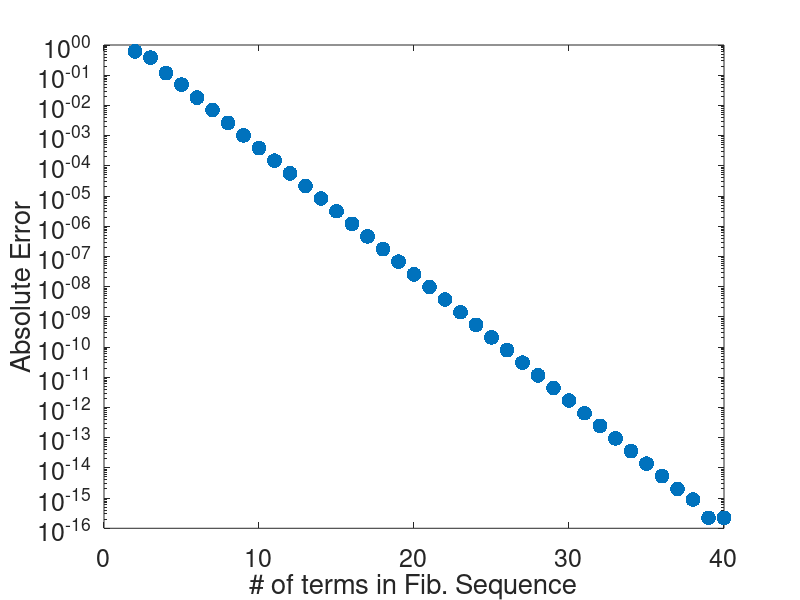

The MATLAB source for this figure:
%%%%%%%%%%%%%%%%%%%%%%%%%%%%%%%%%%%%%%%%%%%%%%%%%%%%%%%%%%%%%%%%%%%%%%%%%%
%
% Author: Nicholas A. Battista
% Institution: The College of New Jersey (TCNJ)
% Created: January 11, 2018
% Date of Last Revision: January 12, 2018
%
% Written for use in MAT 331: Numerical Analysis 
%
% PURPOSE:  -Computes Golden Ratio Approximation for a Certain Number of Terms 
%            in Fibonacci Sequence (e.g., line 25)
%
%           -To compute the error associated with that approximation
%
% Inputs:   
%
% Returns:   
%
%%%%%%%%%%%%%%%%%%%%%%%%%%%%%%%%%%%%%%%%%%%%%%%%%%%%%%%%%%%%%%%%%%%%%%%%%%


function compute_Golden_Ratio_Error()

% How many Fibonacci Terms do we want?
N = 40; 

% Gives the first N Fibonacci Numbers to us
Fib_Vec = compute_Fibonacci_Terms(N);

% Computes the first N-1 approximate Golden Ratio Values
for i=1:N-1
    GR_Vec(i) = Fib_Vec(i+1) / Fib_Vec(i);
end

% True value of Golden Ratio (given)
GR_True = ( 1 + sqrt(5) ) / 2;

% Compute the Golden Ratio Error for all approximate values
for i=1:N-1
    
    % Calculate the absolute error
    ErrVec(i) = abs( GR_True - GR_Vec(i) );
    
end

% Plot the error vs. number of terms in the sequence
fs = 18; % FontSize
ms = 32; % MarkerSize
numTerms = 2:1:N; % Need at least 2 terms to approximate Golden Ratio
semilogy(numTerms,ErrVec,'.','MarkerSize',ms); hold on;
xlabel('# of terms in Fib. Sequence');
ylabel('Absolute Error');
set(gca,'FontSize',fs)


%%%%%%%%%%%%%%%%%%%%%%%%%%%%%%%%%%%%%%%%%%%%%%%%%%%%%%%%%%%%%%%%%%%%%%
%
% FUNCTION: FUNCTION: Computes first N terms in the Fibonacci Sequence
%
% Inputs:  
%           N: number of terms desired
%
% Returns:  
%           Fib_Vec: vector containing Fibonacci Terms
%
%%%%%%%%%%%%%%%%%%%%%%%%%%%%%%%%%%%%%%%%%%%%%%%%%%%%%%%%%%%%%%%%%%%%%%

function Fib_Vec = compute_Fibonacci_Terms(N)

% N: # of terms desired in Fibonacci sequence

% Initialize first two spots in storage vector for first two Fibonacci numbers
Fib_Vec(1) = 1; % e.g., F_1 = 1
Fib_Vec(2) = 1; % e.g., F_2 = 1

for i=3:N
    
   % Compute next term in Fibonacci Sequence, F_{N} = F_{N-1} + F_{N-2}, use "i" as the indexing variable for storage
   Fib_Vec(i) = Fib_Vec(i-1) + Fib_Vec(i-2); 
   
end

%We now have a vector of Fibonacci Values for [F_1,F_2,...,F_N]
